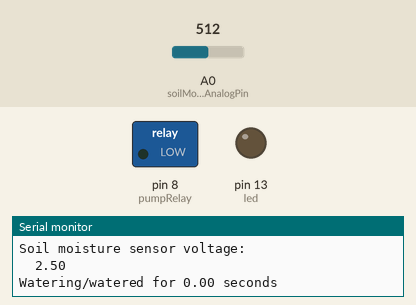
Simulated run of this sketch. Board: Arduino Uno, built with avr-gcc and run on an emulated ATmega328P. On the bench: switched loads named in the sketch (green lamp = pin HIGH), output pins drawn as LEDs (lit = HIGH), the last lines printed to the serial monitor. Inputs (shaded band) come from the test bench; at power-on: A0 (soilMoistureAnalogPin) = 512.

Above: at 3.3 s.
3.4 s: A0 (soilMoistureAnalogPin) set to 860
6.7 s: A0 (soilMoistureAnalogPin) set to 888
At 8.9 s:
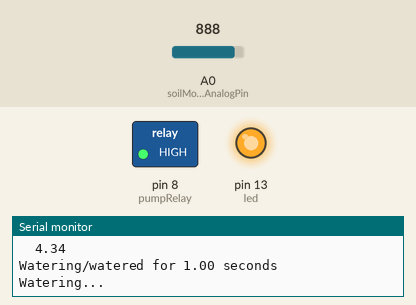
Timing chart, 0 to 10.4 s (numbered marks = the images above; inputs shaded):
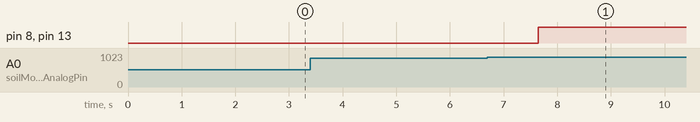

Measured:
- the behaviour switches between 869 and 870 on A0 (soilMoistureAnalogPin) (found by bisection; images 0 and 1)
- after the input at 6.7 s, pin 8 (pumpRelay), pin 13 (led): LOW → HIGH after 0.95 s

The sketch:

MoistureControl.ino
```cpp
/*
  MoistureCotrol
  Reads the input from a 5V soil moisture sensor and determines whether or not the
  soil is dry enough to water. Actuates the attached pump based on the input from
  the soil moisture sensor.
 */

#define DRY 4.25 // Dry threshold at which watering will occur
#define WET 2.25 // Wet threshold at which watering will stop
#define OFF 0 // Pump off constant
#define ON 1 // Pump on constant
#define POLLING_PERIOD 2500 // Period between sensor polls (ms) when not watering
#define WATERING_PERIOD 500 // Period between sensor polls (ms) when watering

int led = 13; // LED digital pin
int pumpRelay = 8; // Water pump relay digital pin
int soilMoistureAnalogPin = 0; // soil moisture sensor analog pin
//int state = POLLING; // Set initial state
int period = POLLING_PERIOD; // Time to wait between sensor polls
int count = 0; // Number of polls done while watering
boolean watering = false; // Flag that indicates whether or not the pump is on

// Polls the soil moisture sensor and returns the voltage
float getSensorVoltage()
{
  Serial.println("Soil moisture sensor voltage:");
  float moistureVoltage = analogRead(soilMoistureAnalogPin) * (5.0 / 1023.0);
  Serial.print("\t");
  Serial.println(moistureVoltage); // Print to serial for debug purposes
  return moistureVoltage;
}

// Checks to see if the water reservoir used for pumping is empty or not
boolean reservoirEmpty()
{
  // Not implemented yet
  // This will eventually check another sensor (level sensor or similar) to
  //   see if there is water in the reservoir
  return false;
}

// Turns the pump relay on or off depending on the input
void actuatePump(int state)
{
  if (state == OFF)
  {
    // Turn the pump relay off

    // This test prevents duplicate messages
    if (watering)
    {
      Serial.println("Done watering.");
    }
    digitalWrite(pumpRelay, LOW); // Turn the LED off since we are no longer pumping
    digitalWrite(led, LOW);
    watering = false;
  }
  else if (state == ON)
  {
    // Turn the pump relay on
    if(!reservoirEmpty())
    {
      Serial.println("Watering...");
      digitalWrite(pumpRelay, HIGH); // Turn the LED on to indicate that we are watering
      digitalWrite(led, HIGH);
      watering = true;
    }
    else
    {
      Serial.println("Cannot water, reservoir empty");
    }
  }
}

// the setup routine runs once when you press reset:
void setup() {
  Serial.begin(9600); // initialize serial communication at 9600 bits per second:
  pinMode(led, OUTPUT); // set the LED pin
  pinMode(pumpRelay, OUTPUT); // Set the pin used to actuate the water pump relay
}

// the loop routine runs over and over again forever:
void loop()
{
  // Spit out some text formatting for easy reading
  Serial.println("");
  Serial.println("********************");

  // Poll the moisture sensor and spit out the data on watering time (current or previous)
  float moisture = getSensorVoltage();
  Serial.print("Watering/watered for ");
  Serial.print((float)((float)count * (float)WATERING_PERIOD / 1000.0));
  Serial.print(" seconds");
  Serial.println("");

  // Run a check to see if the reservoir is empty
  if(reservoirEmpty())
  {
    Serial.println("WARNING: reservoir is empty");
  }

  // If the sensor voltage goes above the DRY treshold, then start watering
  if (moisture >= DRY)
  {
    if(reservoirEmpty())
    {
      Serial.println("Water reservoir is empty, pump will not activate");
    }
    else
    {
      period = WATERING_PERIOD;
      if (!watering)
      {
        count = 0;
      }
      actuatePump(ON);
    }
  }
  // If the sensor voltage goes below the WET threshold, then stop watering
  else if (moisture <= WET)
  {
    period = POLLING_PERIOD;
    actuatePump(OFF);
  }

  if (watering)
  {
    // Currently watering, so we will increment the counter
    count++;
  }

  // Don't do anything for a bit
  delay(period);
}
```
